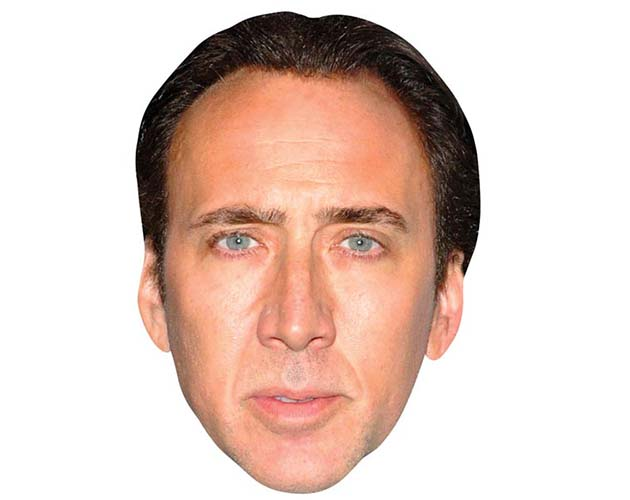
#> input picture images/nick.jpg, 630 x 500 px
$ python slic.py
#> lines starting #> are read from the running program, lines starting #| are printed output that depends on the picture; after the words box and inside, x2 and y2 are one past the last pixel; in counts of white or black regions, pixels touching at a corner belong together
import cv2
import cv2.ximgproc as ximg
import numpy as np

if __name__ == '__main__':
    src = cv2.imread('images/nick.jpg')  # read image
#> src is the input picture: shape (500, 630, 3); mean B, G, R 194.9, 204.1, 226.4

    src = cv2.resize(src, (600, 500))
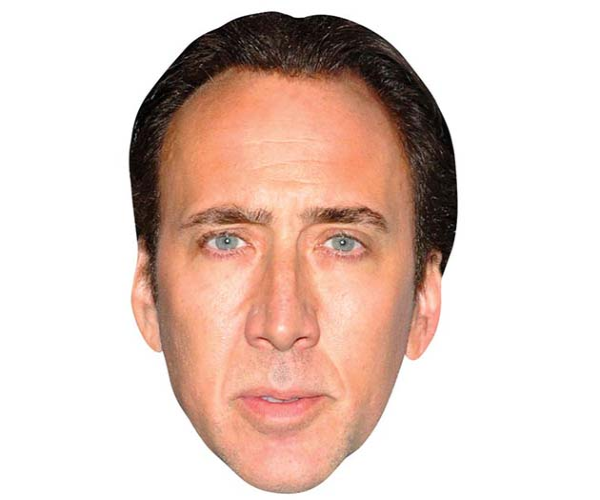
#> src: shape (500, 600, 3); mean B, G, R 194.9, 204.1, 226.4
    # gaussian blur
    blurred = cv2.GaussianBlur(src, (5, 5), 0)
    # Convert to LAB
    src_lab = cv2.cvtColor(blurred, cv2.COLOR_BGR2LAB)  # convert to LAB
#> src_lab: shape (500, 600, 3); mean of channels 0, 1, 2 211.6, 135.3, 136.3

    # SLIC
    cv_slic = ximg.createSuperpixelSLIC(src_lab, algorithm=ximg.SLICO, region_size=8)
    cv_slic.iterate(10)
    labels = cv_slic.getLabels()
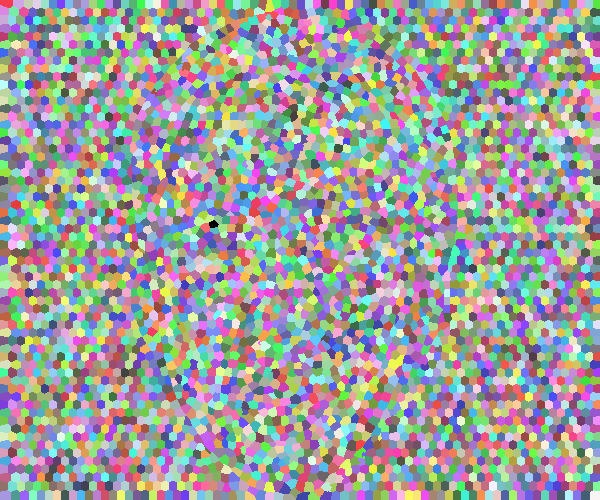
#> labels: shape (500, 600) int32; 4619 distinct labels, from 0 to 4618; one colour per label, 0 black
    num_regions = cv_slic.getNumberOfSuperpixels()
#> num_regions = 4619

    image_colors = np.empty((num_regions, 3), dtype=np.uint8)

    for i in range(num_regions):
        mask = np.where(labels == i, 255, 0)
        mask = mask.astype(np.uint8)
        mean = cv2.mean(src, mask)
        mean = [int(x) for x in mean[:3]]
        image_colors[i] = mean
#> this loop made 4619 passes
#> mean on passes 1 to 3: [122, 147, 198], [255, 255, 255], [255, 255, 255]
#> pass 1, `mask = np.where(labels == i, 255, 0)`:
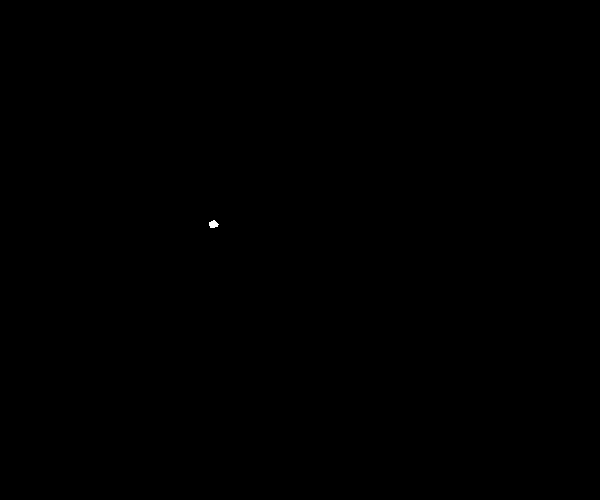
#> mask: shape (500, 600) int64; 0.02% white; 1 white region, box (x1, y1, x2, y2) and area: (209, 220, 219, 228) 56

    result = image_colors[labels]
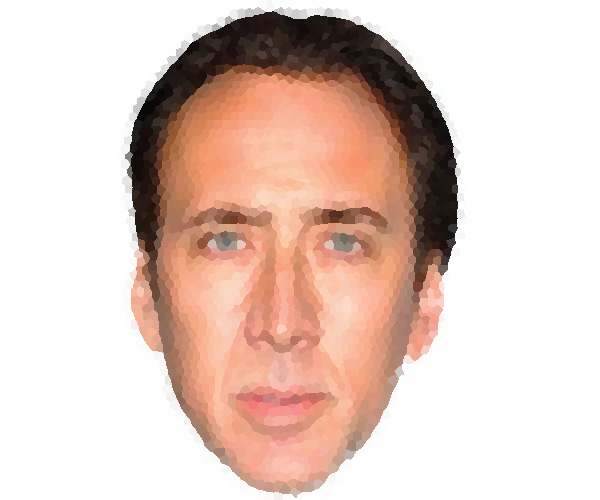
#> result: shape (500, 600, 3); mean of channels 0, 1, 2 194.7, 203.9, 226.2; drawn as B, G, R

    cv2.imwrite("outputs/nick_slic.png", result)
    print("Num superpixels:", num_regions)
#| Num superpixels: 4619
